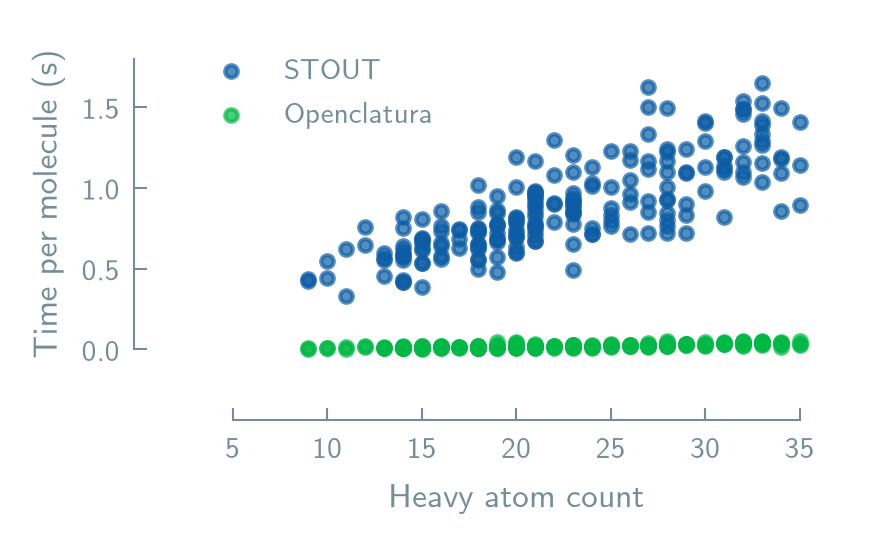

The Python source for this figure:
"""Per-molecule inference time vs molecule size (heavy atom count).

Times STOUT (local STOUT-pypi-2.0.5 translate_forward) and Openclatura
(openclatura.name_smiles) one molecule at a time on a 200-molecule PubChem
sample, and scatters time-per-molecule against heavy-atom count. Single panel
(the earlier right-hand 10k-molecule histogram is intentionally dropped).

    CUDA_VISIBLE_DEVICES=1 python plots/time_vs_size.py
"""

import json
import os
import random
import time

import numpy as np
import matplotlib as mpl
import matplotlib.pyplot as plt
from matplotlib.ticker import MaxNLocator
from rdkit import Chem, RDLogger
import lama_aesthetics
from lama_aesthetics.plotutils import range_frame

from STOUT import translate_forward          # local modified STOUT-pypi-2.0.5
from openclatura import name_smiles

RDLogger.DisableLog("rdApp.*")

K = 200
DATA = os.path.join(os.path.dirname(__file__), "..", "data", "pubchem", "pubchem_seed42_100000_input.jsonl")


def load_sample():
    rows = [json.loads(l) for l in open(DATA)]
    random.seed(0)
    random.shuffle(rows)
    smiles, sizes = [], []
    for r in rows:
        m = Chem.MolFromSmiles(r["smiles"])
        if m is None:
            continue
        smiles.append(r["smiles"])
        sizes.append(m.GetNumHeavyAtoms())
        if len(smiles) >= K:
            break
    return smiles, sizes


def main():
    smiles, sizes = load_sample()
    print(f"{len(smiles)} molecules")

    # warmup (loads models / JIT; discard)
    translate_forward(smiles[0])
    name_smiles(smiles[0])

    stout_times, oc_times = [], []
    for i, smi in enumerate(smiles):
        t = time.perf_counter()
        translate_forward(smi)
        stout_times.append(time.perf_counter() - t)

        t = time.perf_counter()
        name_smiles(smi)
        oc_times.append(time.perf_counter() - t)
        if (i + 1) % 50 == 0:
            print(f"  {i + 1}/{len(smiles)}")

    print(f"STOUT       median {np.median(stout_times)*1e3:.1f} ms")
    print(f"Openclatura median {np.median(oc_times)*1e3:.1f} ms")

    lama_aesthetics.get_style("main")
    mpl.rcParams.update({
        "font.size": 8, "axes.labelsize": 8, "axes.titlesize": 8,
        "xtick.labelsize": 7, "ytick.labelsize": 7, "legend.fontsize": 7,
    })
    fig, ax = plt.subplots(
        figsize=(lama_aesthetics.ONE_COL_WIDTH, lama_aesthetics.ONE_COL_HEIGHT),
    )

    ax.scatter(sizes, stout_times, label="STOUT", alpha=0.7)
    ax.scatter(sizes, oc_times, label="Openclatura", alpha=0.7)
    ax.set_xlabel("Heavy atom count")
    ax.set_ylabel("Time per molecule (s)")

    all_sizes = np.array(sizes + sizes)
    all_times = np.array(stout_times + oc_times)
    range_frame(ax, all_sizes, all_times)
    ax.yaxis.set_major_locator(MaxNLocator(nbins=5))
    ax.legend()

    fig.tight_layout()
    out = os.path.join(os.path.dirname(__file__), "time_vs_size")
    plt.savefig(out + ".png", dpi=300, bbox_inches="tight", pad_inches=0.1)
    plt.savefig(out + ".pdf", bbox_inches="tight", pad_inches=0.01)
    print(f"saved {out}.png / .pdf")


if __name__ == "__main__":
    main()
